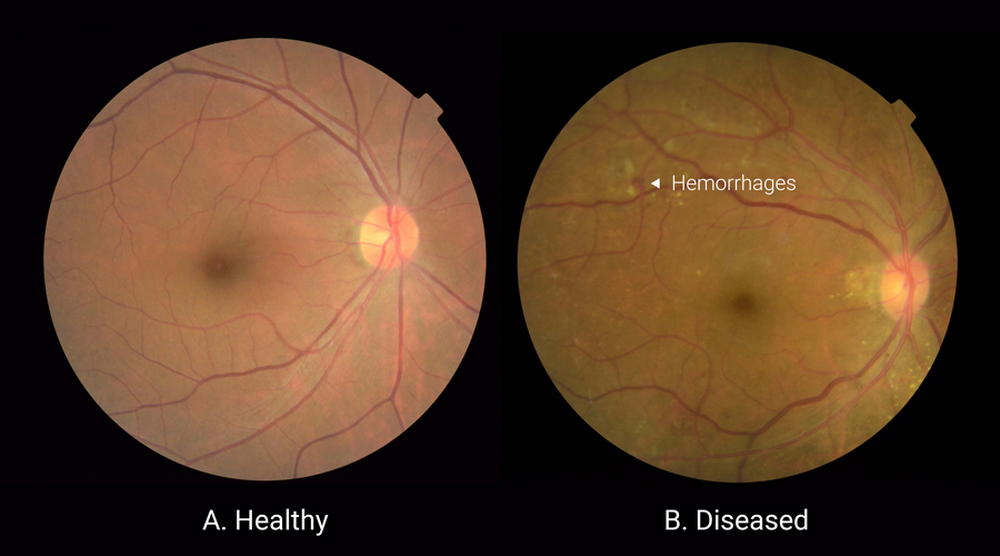
#> input picture eye.jpg, 1000 x 556 px
$ jupyter execute Tuto1_ImageProcessing_Basic.ipynb   (shell and % lines are left out)
#> lines starting #> are read from the running program, lines starting #| are printed output that depends on the picture
# Basic Image Processing Tips

#### 1) Image Read / Display Image
#### 2) BGR to RGB
#### 3) RGB to GrayScale
#### 4) Axis off
#### 5) GrayScale to B&W

[cell 1]
#import dependencies
import cv2
import numpy as np
import matplotlib.pyplot as plt
import matplotlib.image as mpimg


# Image Read
img = cv2.imread('eye.jpg')
#> img is the input picture: shape (556, 1000, 3); mean B, G, R 36.5, 58.3, 85.1
plt.imshow(img)
plt.show()

[cell 2]
#(OpenCV default format is BGR)
# Now We'll convert BGR to RGB
#Remove axis

RGB  = cv2.cvtColor(img,cv2.COLOR_BGR2RGB)
plt.axis("off")
plt.imshow(RGB)
plt.show

[cell 3]
#check RGB image shape (Width X Height X number_channels =3)
RGB = np.array(RGB)
print(RGB)
#> (printed output is left out)
print("Shape of Image is = " ,RGB.shape)
#| Shape of Image is =  (556, 1000, 3)

[cell 4]
#Convert RGB Image to Grayscale

gray = cv2.cvtColor(RGB,cv2.COLOR_RGB2GRAY)
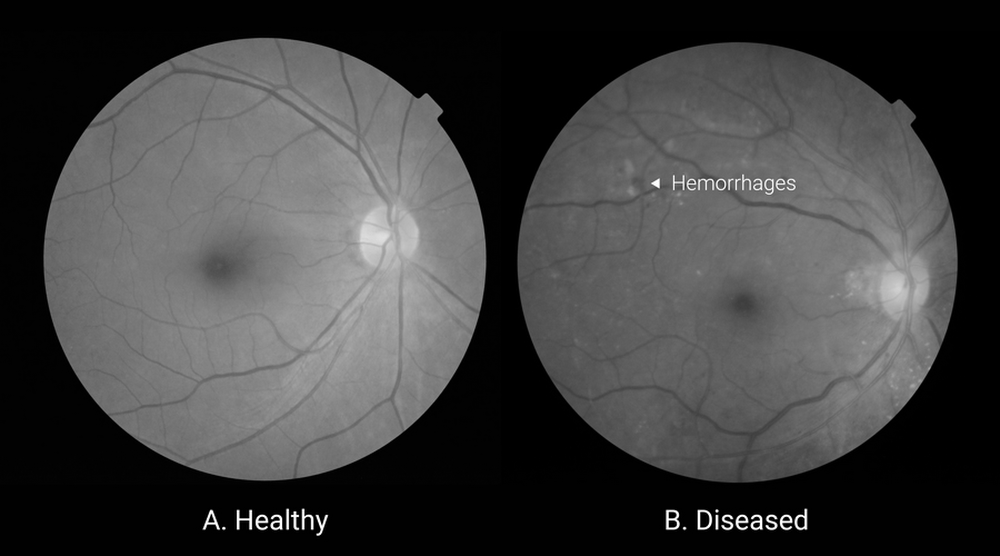
#> gray: shape (556, 1000); min 0, max 255, mean 63.8
plt.imshow(gray,cmap='gray')
plt.axis("off")
plt.show()

[cell 5]
#Check Grayscale shape (Width X Height X number_channels =1)
gray = np.array(gray)
print(gray)
#> (printed output is left out)
print("Shape of Image is = " ,gray.shape)
#| Shape of Image is =  (556, 1000)

[cell 6]
# Convert Grayscale Image into Black&White (range 0 to 1)

b_w = gray/255
b_w = np.array(b_w)
print(b_w)
#> (printed output is left out)
print("Shape of Image is = " ,b_w.shape)
#| Shape of Image is =  (556, 1000)
